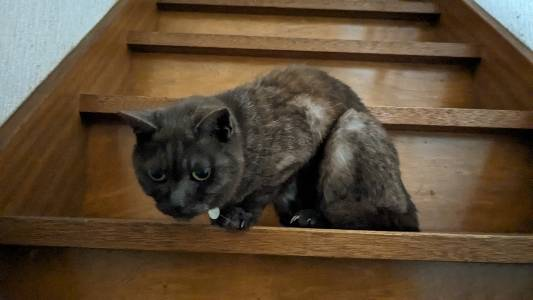
#> input picture book/image_processing/sample_images/cat2.jpg, 533 x 300 px, found by its file name
$ jupyter execute intensity_transforma-833babb5b1c6cf11079d3bf71f36874e.ipynb
#> lines starting #> are read from the running program, lines starting #| are printed output that depends on the picture
# 輝度変換

**輝度変換（intensity transformation）** は画像の明るさに関する調整のこと。線形変換と非線形変換に大別される。

## コントラスト調整（Contrast Adjustment）

線形変換によって明るさを全体的に調整する方法。

:::{admonition} 明るさ調整

$$
I_{\text{output}}(x, y)=\alpha \cdot I_{\text {input }}(x, y)+\beta
$$

- $I(x, y)$：ピクセル$(x,y)$の画素値
- $\alpha$ ：コントラスト係数（通常 1.0 が基準）
    - $\alpha>1$ ：コントラストを高く
    -  $0<\alpha<1$ ：コントラストを低く
- $\beta$ ：明るさのオフセット（brightness）

:::

上記はグレースケールの場合。RGB画像の場合は、R, G, B 各チャンネルに同じ調整を行う

[cell 1]
import cv2
import numpy as np
import matplotlib.pyplot as plt

img_path = 'sample_images/cat2.jpg'
img = cv2.imread(img_path)
#> img is the input picture: shape (300, 533, 3); mean B, G, R 53.4, 73.9, 91.2
img = cv2.cvtColor(img, cv2.COLOR_BGR2RGB)  # OpenCVはBGRなのでRGBに変換

plt.imshow(img)
plt.title("Original Image")
plt.show()

[cell 2]
alpha = 1.5
beta = 50
bright_img = cv2.convertScaleAbs(img, alpha=alpha, beta=beta)
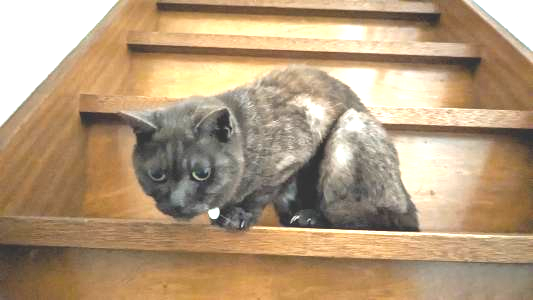
#> bright_img: shape (300, 533, 3); mean R, G, B 179.9, 154.8, 124.1
plt.imshow(bright_img)
plt.title(f"Linear Transformed (α={alpha}, β={beta})")
plt.show()

## コントラストストレッチ（Contrast Stretching）

画像全体の明るさの範囲（ダイナミックレンジ）を最小値から最大値まで引き伸ばし、コントラストを強調する手法。

ヒストグラム（画素値の分布）が一部の範囲に偏っている（レンジが狭い）場合、その最小値・最大値を画素値の全域（例えば 0〜255）に均等に再マッピングすることで見やすくする。

:::{admonition} コントラストストレッチの式

$$
I_{\text{output}}(x, y) = \frac{I_{\text{input}}(x, y) - I_{\min}}{I_{\max} - I_{\min}} \times 255
$$

- $I_{\min}$：入力画像の画素値の最小値
- $I_{\max}$：入力画像の画素値の最大値

線形変換（$I_{\text{output}} = \alpha \cdot I_{\text{input}} + \beta$）の一種であり、$I_{\min}$・$I_{\max}$ を画像から自動的に求めて $\alpha, \beta$ を決めるものと解釈できる。
:::

[cell 3]
img_gray = cv2.imread(img_path, cv2.IMREAD_GRAYSCALE)
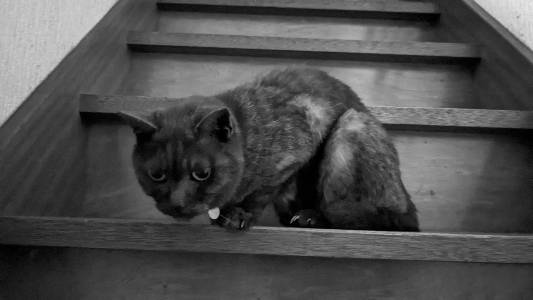
#> img_gray: shape (300, 533); min 0, max 232, mean 76.7

fig, ax = plt.subplots(figsize=[5, 3])
ax.hist(img_gray.ravel(), bins=256, range=(0, 255))
ax.set_title("Histogram (Original)")
ax.set_xlabel("Pixel value")
ax.set_ylabel("Count")
fig.show()
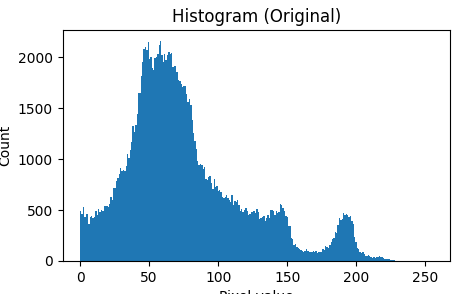
#> figure drawn by matplotlib, 1 panel; tallest bar 2158 high, from x = 57.77 to 58.77

print("min:", img_gray.min(), " max:", img_gray.max())
#| min: 0  max: 232

[cell 4]
# 最小値・最大値を画素値の全域（0-255）に再マッピングする
stretched_img = cv2.normalize(img_gray, None, alpha=0, beta=255, norm_type=cv2.NORM_MINMAX)

fig, axes = plt.subplots(ncols=2, nrows=2, figsize=[10, 6])
axes[0, 0].imshow(img_gray, cmap="gray")
axes[0, 0].set_title("Original Image")
axes[0, 1].imshow(stretched_img, cmap="gray")
axes[0, 1].set_title("Contrast Stretched Image")

axes[1, 0].hist(img_gray.ravel(), bins=256, range=(0, 255))
axes[1, 0].set_title("Histogram (Original)")
axes[1, 1].hist(stretched_img.ravel(), bins=256, range=(0, 255))
axes[1, 1].set_title("Histogram (Stretched)")
fig.tight_layout()
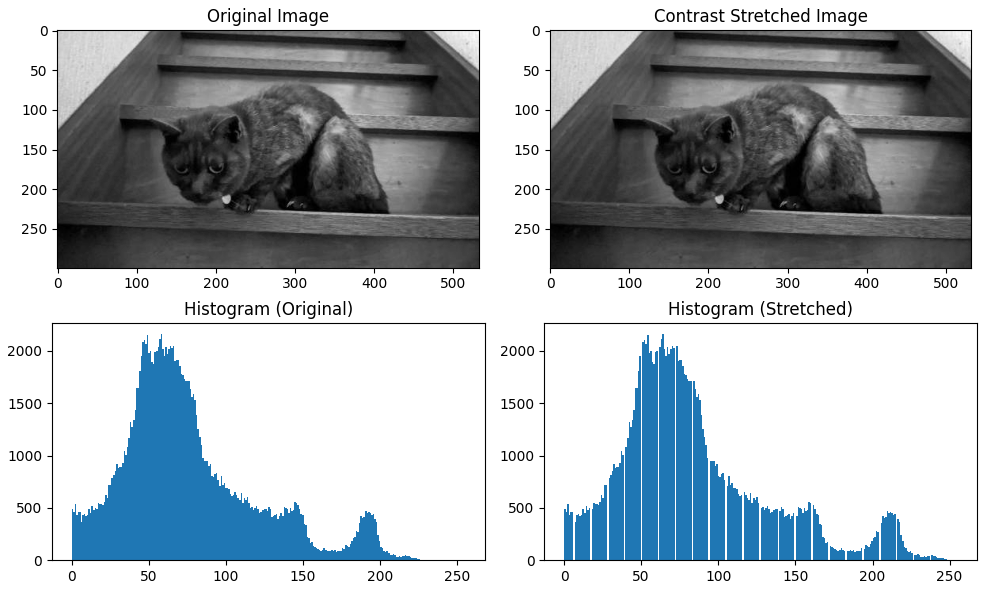
#> figure drawn by matplotlib, 4 panels; panel 3: tallest bar 2158 high, from x = 57.77 to 58.77; panel 4: tallest bar 2158 high, from x = 63.75 to 64.75

## ヒストグラム平坦化

画像の濃度分布を均等にし、コントラストを最大化する。

[cell 5]
img = cv2.imread(img_path, cv2.IMREAD_GRAYSCALE)
equ_img = cv2.equalizeHist(img)
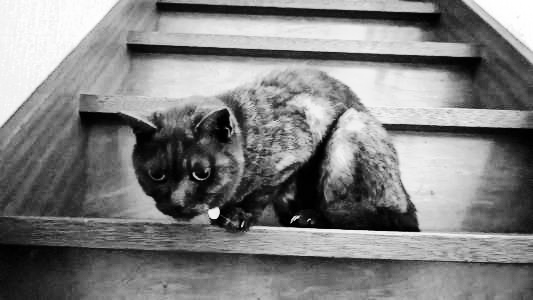
#> equ_img: shape (300, 533); min 0, max 255, mean 128.1

fig, axes = plt.subplots(ncols=2, figsize=[10, 3])
axes[0].imshow(img, cmap="gray")
axes[0].set_title("Original Image")

axes[1].imshow(equ_img, cmap="gray")
axes[1].set_title("Equalized Image")

## 適用的ヒストグラム平坦化（CLAHE）

CLAHE（Contrast Limited Adaptive Histogram Equalization）：局所的にコントラストを調整して細部も見やすくするequalizeHist

CLAHE は、局所的な領域ごとにヒストグラム均等化を行い、細部を見やすくする手法。

通常のヒストグラム均等化（cv2.equalizeHist()）では、画像全体の明暗分布を一律に広げるが、CLAHEは小さなブロックごとに処理する。

#### 処理の流れ

1. 画像を小さな領域（タイル）に分割する
2. 各タイルに対してヒストグラム均等化を行う
3. コントラストが高すぎる領域には「クリップ制限」をかける（= CLAHE の "CL"）
4. タイル間の境界を滑らかにするために補間（interpolation）を行う

#### 参考

- [OpenCV CLAHEヒストグラム平坦化 #Python3 - Qiita](https://qiita.com/syukan3/items/bb44905bafd85b67789d)

[cell 6]
fig, axes = plt.subplots(ncols=2, figsize=[10, 3])
axes[0].imshow(equ_img, cmap="gray")
axes[0].set_title("Equalized Image")

# CLAHEオブジェクトを作成（clipLimit: コントラスト制限, tileGridSize: 分割数）
clahe = cv2.createCLAHE(clipLimit=2.0, tileGridSize=(8, 8))
# CLAHEを適用
cl_img = clahe.apply(img)
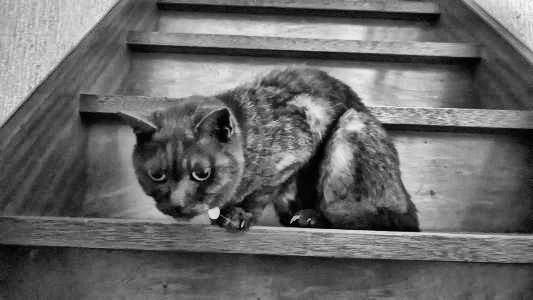
#> cl_img: shape (300, 533); min 1, max 248, mean 104.2

axes[1].imshow(cl_img, cmap="gray")
axes[1].set_title("CLAHEed Image")

$ run again, with book/image_processing/sample_images/cat1.jpg copied over book/image_processing/sample_images/cat2.jpg
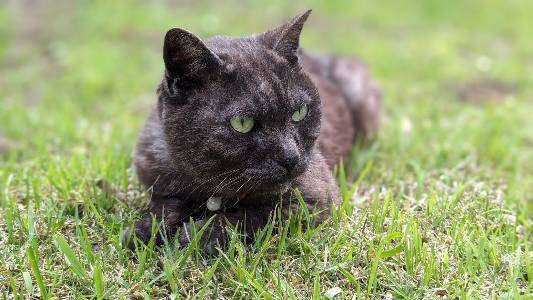
#> input picture book/image_processing/sample_images/cat1.jpg, 533 x 300 px, found by its file name
#> img is the input picture: shape (300, 533, 3); mean B, G, R 109.7, 156.3, 146.4
#| min: 0  max: 255
#> `equ_img = cv2.equalizeHist(img)`:
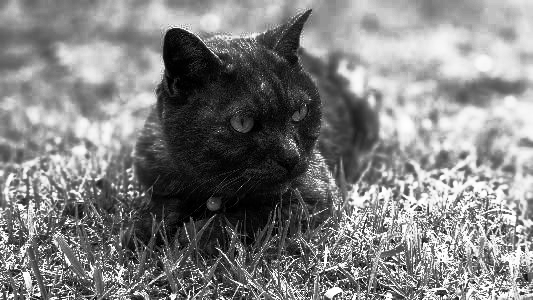
#> equ_img: shape (300, 533); min 0, max 255, mean 128.2
#> `cl_img = clahe.apply(img)`:
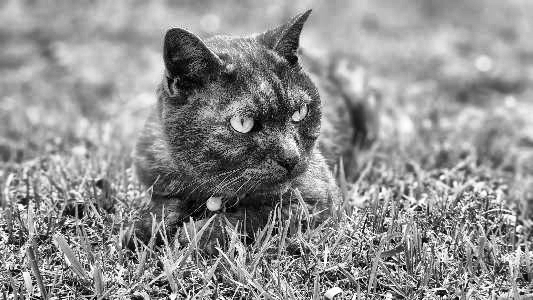
#> cl_img: shape (300, 533); min 0, max 255, mean 143.6

$ run again, with book/image_processing/sample_images/cat1a.jpg copied over book/image_processing/sample_images/cat2.jpg
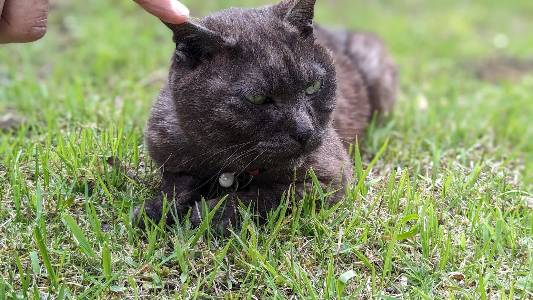
#> input picture book/image_processing/sample_images/cat1a.jpg, 533 x 300 px, found by its file name
#> img is the input picture: shape (300, 533, 3); mean B, G, R 102.8, 143.3, 132.7
#| min: 0  max: 255
#> `equ_img = cv2.equalizeHist(img)`:
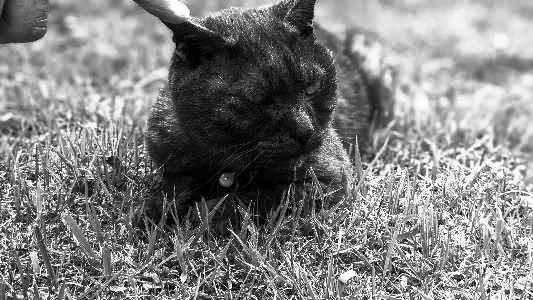
#> equ_img: shape (300, 533); min 0, max 255, mean 128
#> `cl_img = clahe.apply(img)`:
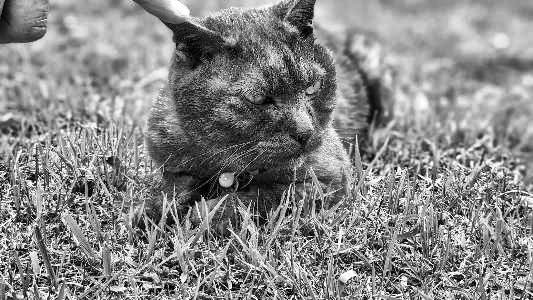
#> cl_img: shape (300, 533); min 0, max 255, mean 135.1
